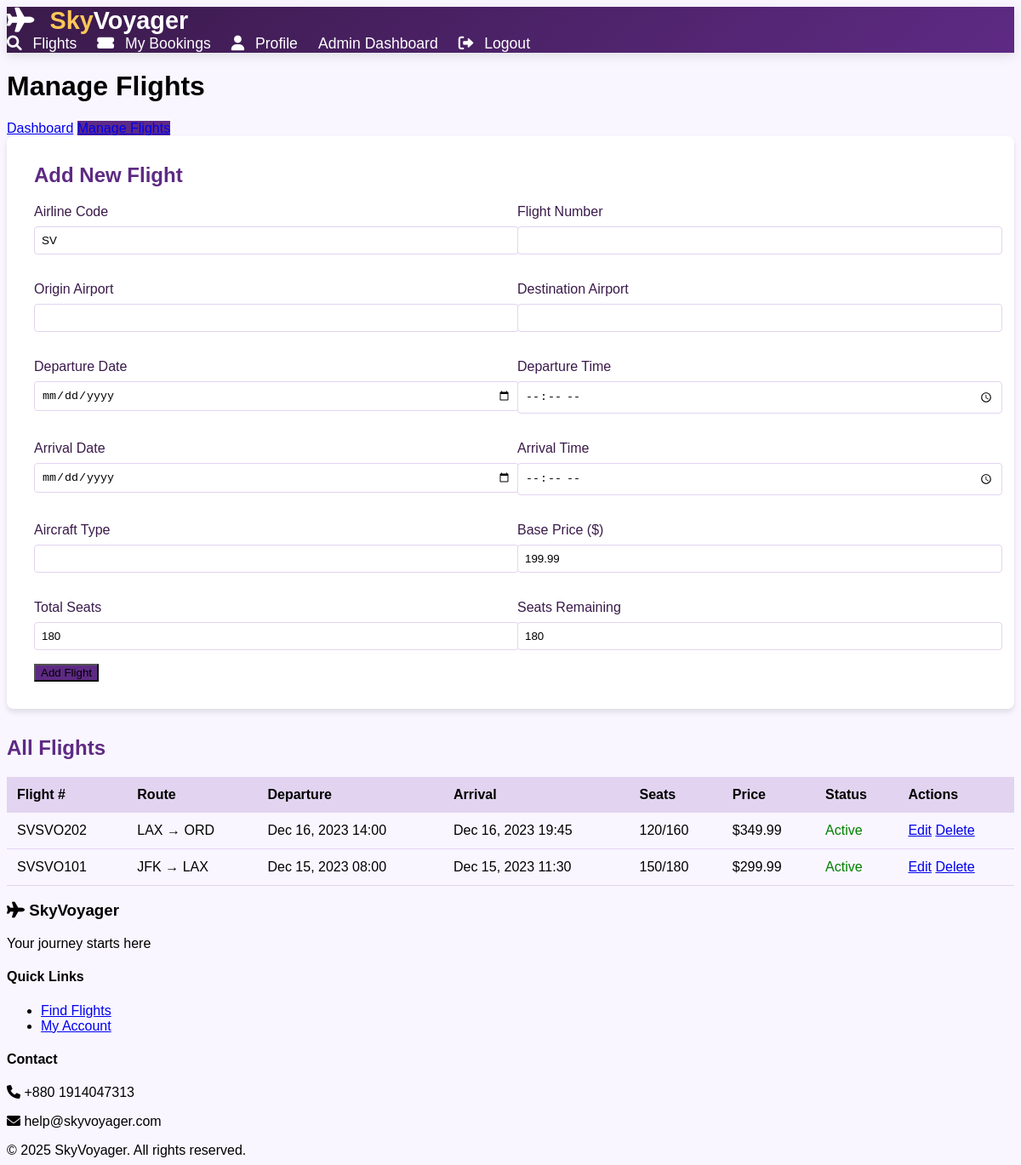
/admin/flights_manage.php (signed in), run on the app's committed database.
### tables this page shows
CREATE TABLE `flight_schedule` (
  `flight_id` int(11) NOT NULL,
  `airline_code` char(2) NOT NULL,
  `flight_number` varchar(6) NOT NULL,
  `origin_code` char(3) NOT NULL,
  `destination_code` char(3) NOT NULL,
  `departure_utc` datetime NOT NULL,
  `arrival_utc` datetime NOT NULL,
  `duration_minutes` smallint(6) DEFAULT NULL,
  `aircraft_type` varchar(20) DEFAULT NULL,
  `base_price` decimal(10,2) NOT NULL,
  `seats_total` int(11) NOT NULL,
  `seats_remaining` int(11) NOT NULL,
  `is_active` tinyint(1) DEFAULT 1
);

### includes/config.php (called while the page is built, shortened)
<?php
function isAdmin() {
    if($_SESSION['username'] == 'admin'){
        return true;
    }
}
?>

### admin/flights_manage.php (the view, shortened to what this page needs)
<?php
require_once '../includes/config.php';
$flights = $conn->query("
    SELECT *,
           DATE_FORMAT(departure_utc, '%Y-%m-%d') AS departure_date,
           DATE_FORMAT(departure_utc, '%H:%i') AS departure_time,
           DATE_FORMAT(arrival_utc, '%Y-%m-%d') AS arrival_date,
           DATE_FORMAT(arrival_utc, '%H:%i') AS arrival_time
    FROM flight_schedule
    ORDER BY departure_utc DESC
")->fetchAll(PDO::FETCH_ASSOC);
$edit_flight = null;
?>
<!DOCTYPE html>
<html lang="en">
<head>
    <link rel="stylesheet" href="../assets/css/style.css">
</head>
<body>
    <?php require_once '../includes/header.php'; ?>
    <main class="main-container">
        <h1 class="page-title">Manage Flights</h1>
        <div class="admin-nav">
            <a href="dashboard.php" class="btn">Dashboard</a>
            <a href="flights_manage.php" class="btn btn-primary">Manage Flights</a>
        </div>
        <div class="flight-form">
            <h2 style="color: var(--primary-purple); margin-top: 0;">
                <?= $edit_flight ? 'Edit Flight' : 'Add New Flight' ?>
            </h2>
            <form method="POST">
                <div class="form-grid">
                    <div class="form-group">
                        <label>Airline Code</label>
                        <input type="text" name="airline_code" class="form-control"
                               value="<?= $edit_flight['airline_code'] ?? 'SV' ?>" required>
                    </div>
                    <div class="form-group">
                        <label>Flight Number</label>
                        <input type="text" name="flight_number" class="form-control"
                               value="<?= $edit_flight['flight_number'] ?? '' ?>" required>
                    </div>
                    <div class="form-group">
                        <label>Origin Airport</label>
                        <input type="text" name="origin_code" class="form-control"
                               value="<?= $edit_flight['origin_code'] ?? '' ?>" required>
                    </div>
                    <div class="form-group">
                        <label>Destination Airport</label>
                        <input type="text" name="destination_code" class="form-control"
                               value="<?= $edit_flight['destination_code'] ?? '' ?>" required>
                    </div>
                    <div class="form-group">
                        <label>Departure Date</label>
                        <input type="date" name="departure_date" class="form-control"
                               value="<?= $edit_flight['departure_date'] ?? '' ?>" required>
                    </div>
                    <div class="form-group">
                        <label>Departure Time</label>
                        <input type="time" name="departure_time" class="form-control"
                               value="<?= $edit_flight['departure_time'] ?? '' ?>" required>
                    </div>
                    <div class="form-group">
                        <label>Arrival Date</label>
                        <input type="date" name="arrival_date" class="form-control"
                               value="<?= $edit_flight['arrival_date'] ?? '' ?>" required>
                    </div>
                    <div class="form-group">
                        <label>Arrival Time</label>
                        <input type="time" name="arrival_time" class="form-control"
                               value="<?= $edit_flight['arrival_time'] ?? '' ?>" required>
                    </div>
                    <div class="form-group">
                        <label>Aircraft Type</label>
                        <input type="text" name="aircraft_type" class="form-control"
                               value="<?= $edit_flight['aircraft_type'] ?? '' ?>">
                    </div>
                    <div class="form-group">
                        <label>Base Price ($)</label>
                        <input type="number" step="0.01" name="base_price" class="form-control"
                               value="<?= $edit_flight['base_price'] ?? '199.99' ?>" required>
                    </div>
                    <div class="form-group">
                        <label>Total Seats</label>
                        <input type="number" name="seats_total" class="form-control"
                               value="<?= $edit_flight['seats_total'] ?? '180' ?>" required>
                    </div>
                    <div class="form-group">
                        <label>Seats Remaining</label>
                        <input type="number" name="seats_remaining" class="form-control"
                               value="<?= $edit_flight['seats_remaining'] ?? '180' ?>" required>
                    </div>
                </div>
                <button type="submit" class="btn btn-primary">
                    <?= $edit_flight ? 'Update Flight' : 'Add Flight' ?>
                </button>
            </form>
        </div>
        <h2 style="color: var(--primary-purple);">All Flights</h2>
        <table class="flight-table">
            <thead>
                <tr>
                    <th>Flight #</th>
                    <th>Route</th>
                    <th>Departure</th>
                    <th>Arrival</th>
                    <th>Seats</th>
                    <th>Price</th>
                    <th>Status</th>
                    <th>Actions</th>
                </tr>
            </thead>
            <tbody>
                <?php foreach ($flights as $flight): ?>
                <tr>
                    <td><?= $flight['airline_code'] . $flight['flight_number'] ?></td>
                    <td><?= $flight['origin_code'] ?> → <?= $flight['destination_code'] ?></td>
                    <td><?= date('M d, Y H:i', strtotime($flight['departure_utc'])) ?></td>
                    <td><?= date('M d, Y H:i', strtotime($flight['arrival_utc'])) ?></td>
                    <td><?= $flight['seats_remaining'] ?>/<?= $flight['seats_total'] ?></td>
                    <td>$<?= number_format($flight['base_price'], 2) ?></td>
                    <td class="<?= $flight['is_active'] ? 'status-active' : 'status-inactive' ?>">
                        <?= $flight['is_active'] ? 'Active' : 'Inactive' ?>
                    </td>
                    <td>
                        <a href="flights_manage.php?edit=<?= $flight['flight_id'] ?>" class="btn btn-sm">Edit</a>
                        <a href="flights_manage.php?delete=<?= $flight['flight_id'] ?>"
                           class="btn btn-sm btn-danger"
                           onclick="return confirm('Are you sure?')">Delete</a>
                    </td>
                </tr>
                <?php endforeach; ?>
            </tbody>
        </table>
    </main>
    <?php require_once '../includes/footer.php'; ?>
</body>
</html>

### includes/header.php (shortened to what this page needs)
<!DOCTYPE html>
<html lang="en">
<head>
    <link rel="stylesheet" href="/skyvoyager-airline/assets/css/style.css">
    <link rel="stylesheet" href="https://cdnjs.cloudflare.com/ajax/libs/font-awesome/6.0.0/css/all.min.css">
</head>
<body>
    <header>
        <div class="container">
            <a href="/skyvoyager-airline/flights/search.php" class="logo">
                <i class="fas fa-plane"></i>
                <span>Sky</span>Voyager
            </a>
            <nav>
                <ul>
                    <li><a href="/skyvoyager-airline/flights/search.php"><i class="fas fa-search"></i> Flights</a></li>
                    <?php if(isset($_SESSION['user_id'])): ?>
                        <li><a href="/skyvoyager-airline/bookings/manage.php"><i class="fas fa-ticket-alt"></i> My Bookings</a></li>
                        <li><a href="/skyvoyager-airline/account/profile.php"><i class="fas fa-user"></i> Profile</a></li>
                    <?php else: ?>
                        <li><a href="/skyvoyager-airline/account/login.php"><i class="fas fa-sign-in-alt"></i> Login</a></li>
                    <?php endif; ?>
                    <?php if(isAdmin()): ?>
                        <li><a href="/skyvoyager-airline/admin/dashboard.php">Admin Dashboard</a></li>
                    <?php endif; ?>
                    <?php if(isset($_SESSION['user_id'])): ?>
                        <li><a href="/skyvoyager-airline/account/logout.php"><i class="fas fa-sign-out-alt"></i> Logout</a></li>
                    <?php endif; ?>
                </ul>
            </nav>
        </div>
    </header>
    <main class="container">

### includes/footer.php (shortened to what this page needs)
</main>
    <footer>
        <div class="container">
            <div class="footer-grid">
                <div>
                    <h3><i class="fas fa-plane"></i> SkyVoyager</h3>
                    <p>Your journey starts here</p>
                </div>
                <div>
                    <h4>Quick Links</h4>
                    <ul>
                        <li><a href="/skyvoyager-airline/flights/search.php">Find Flights</a></li>
                        <li><a href="/skyvoyager-airline/account/login.php">My Account</a></li>
                    </ul>
                </div>
                <div>
                    <h4>Contact</h4>
                    <p><i class="fas fa-phone"></i> +880 1914047313</p>
                    <p><i class="fas fa-envelope"></i> help@skyvoyager.com</p>
                </div>
            </div>
            <div class="copyright">
                &copy; <?= date('Y') ?> SkyVoyager. All rights reserved.
            </div>
        </div>
    </footer>
</body>
</html>

### assets/css/style.css (style rules this page uses)
:root { --primary-purple: #5e2a84; --secondary-purple: #8a4f7d; --light-purple: #e2d4f0; --dark-purple: #3a1a4a; --accent: #ffc857; --text-dark: #2d2d2d; --text-light: #f8f9fa; }
body { font-family: 'Poppins', sans-serif; background-color: #f9f6ff; }
header { background: linear-gradient(135deg, var(--dark-purple), var(--primary-purple)); box-shadow: 0 4px 12px rgba(0, 0, 0, 0.1); }
.btn-primary { background: var(--primary-purple); transition: all 0.3s; }
nav ul { display: flex; gap: 2rem; list-style: none; padding: 0; margin: 0; }
nav a { color: white !important; text-decoration: none; font-weight: 500; font-size: 1.1rem; padding: 0.5rem 1rem; border-radius: 4px; transition: background-color 0.3s; }
nav i { margin-right: 8px; }
.logo { color: white !important; text-decoration: none; font-size: 1.8rem; font-weight: 700; margin-right: 2rem; }
.logo span { color: var(--accent); }
.logo i { margin-right: 10px; color: white; }
nav ul { display: flex; gap: 1.5rem; list-style: none; margin: 0; padding: 0; }
nav a { color: white !important; text-decoration: none; font-weight: 500; font-size: 1.1rem; padding: 0.5rem 0; position: relative; }

### admin/flights_manage.php (style rules this page uses)
.flight-form { background: white; border-radius: 8px; padding: 2rem; box-shadow: 0 4px 6px rgba(0, 0, 0, 0.1); margin-bottom: 2rem; }
.form-grid { display: grid; grid-template-columns: repeat(2, 1fr); gap: 1rem; }
.form-group { margin-bottom: 1rem; }
.form-group label { display: block; margin-bottom: 0.5rem; color: var(--dark-purple); font-weight: 500; }
.form-control { width: 100%; padding: 0.5rem; border: 1px solid var(--light-purple); border-radius: 4px; }
.flight-table { width: 100%; border-collapse: collapse; }
.flight-table th { background: var(--light-purple); padding: 0.75rem; text-align: left; }
.flight-table td { padding: 0.75rem; border-bottom: 1px solid var(--light-purple); }
.status-active { color: green; }

### data on the page
flight_schedule: airline_code "SV", flight_number "SVO202", origin_code "LAX", destination_code "ORD", departure_utc "Dec 16, 2023 14:00", arrival_utc "Dec 16, 2023 19:45", seats_remaining "120", seats_total "160", base_price "349.99", is_active "Active"
flight_schedule: airline_code "SV", flight_number "SVO101", origin_code "JFK", destination_code "LAX", departure_utc "Dec 15, 2023 08:00", arrival_utc "Dec 15, 2023 11:30", seats_remaining "150", seats_total "180", base_price "299.99", is_active "Active"
